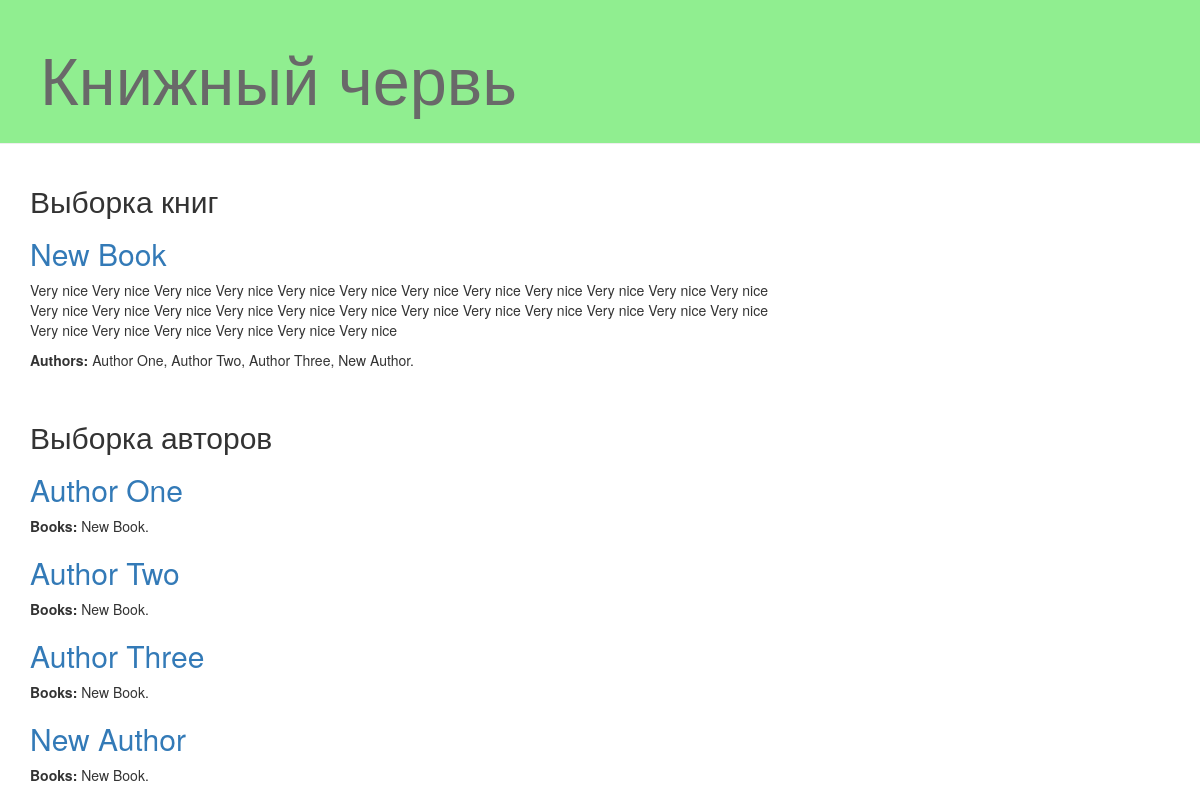
Before: / with the older database file.
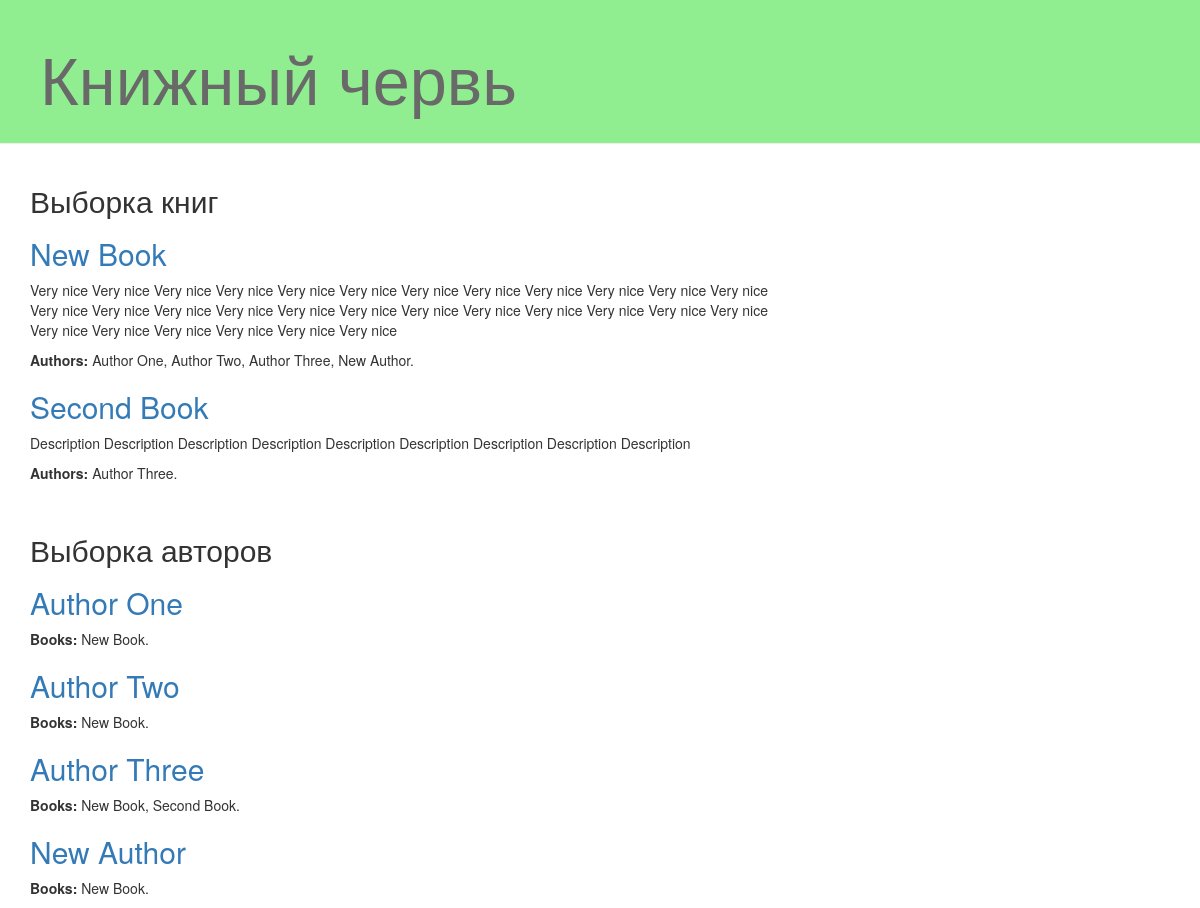
After: the same page with the newer database file.
### books/models.py (models this page shows, shortened)
class Book(models.Model):
    title = models.CharField(max_length=200)
    description = models.TextField()
    post_author = models.ForeignKey(settings.AUTH_USER_MODEL, null=True, blank=True, on_delete=models.CASCADE)
    year_issued = models.SmallIntegerField()
    authors = models.ManyToManyField(Author, blank=True)
    tags = models.TextField(default="")
    publication_no = models.SmallIntegerField(default='1')
    isbn = models.SmallIntegerField()
    book_cover = models.ImageField(upload_to='pics/', default='pics/None/no_cover.png')
    created_date = models.DateTimeField(default=timezone.now)
    published_date = models.DateTimeField(blank=True, null=True)
    def __str__(self):
        return self.title

### authors/models.py (models this page shows)
class Author(models.Model):
    name = models.CharField(max_length=30)
    tags = models.TextField(default="")
    published_date = models.DateTimeField(blank=True, null=True)
    post_author = models.ForeignKey(settings.AUTH_USER_MODEL, null=True, blank=True, on_delete=models.CASCADE)
    def __str__(self):
        return self.name

### index/views.py (the view)
# urls.py: url(r'^$', views.index, name='index'),
def index(request):
    books_all = Book.objects.all()
    authors_all = Author.objects.all()
    print(books_all)
    print(authors_all)
    return render(request, 'index/index.html', {'authors_all': authors_all, 'books_all': books_all})

### index/templates/index/index.html
{% extends 'index/base.html' %}
{% block content %}
        <h2>Выборка книг</h2>
        {% for book in books_all %}
            <div class="books_index">
                <h2><a href="{% url 'books:book_detail' pk=book.pk %}">{{ book.title }}</a></h2>
                <p>{{ book.description|linebreaksbr }}</p>
                <p><b>Authors:</b> {% for author in book.authors.all %}{{ author }}{% if author != book.authors.last %}{{ ", " }}{% endif %}{% endfor %}.</p>
            </div>
        {% endfor %}
    <br>
        <h2>Выборка авторов</h2>
        {% for author in authors_all %}
            <div class="authors_index">
                <h2><a href="{% url 'authors:author_detail' pk=author.pk %}">{{ author.name }}</a></h2>
                <p><b>Books:</b> {% for title in author.book_set.all %}{{ title }}{% if title != author.book_set.last %}{{ ", " }}{% endif %}{% endfor %}.</p>
            </div>
        {% endfor %}
{% endblock %}

Changed rows visible on the page:
shown differently, row unchanged: Book "New Book": value (not shown) → ","
added Book: title "Second Book", description "Description Description Description Description Description Description Description Description Description", Author (name "Author Three")
